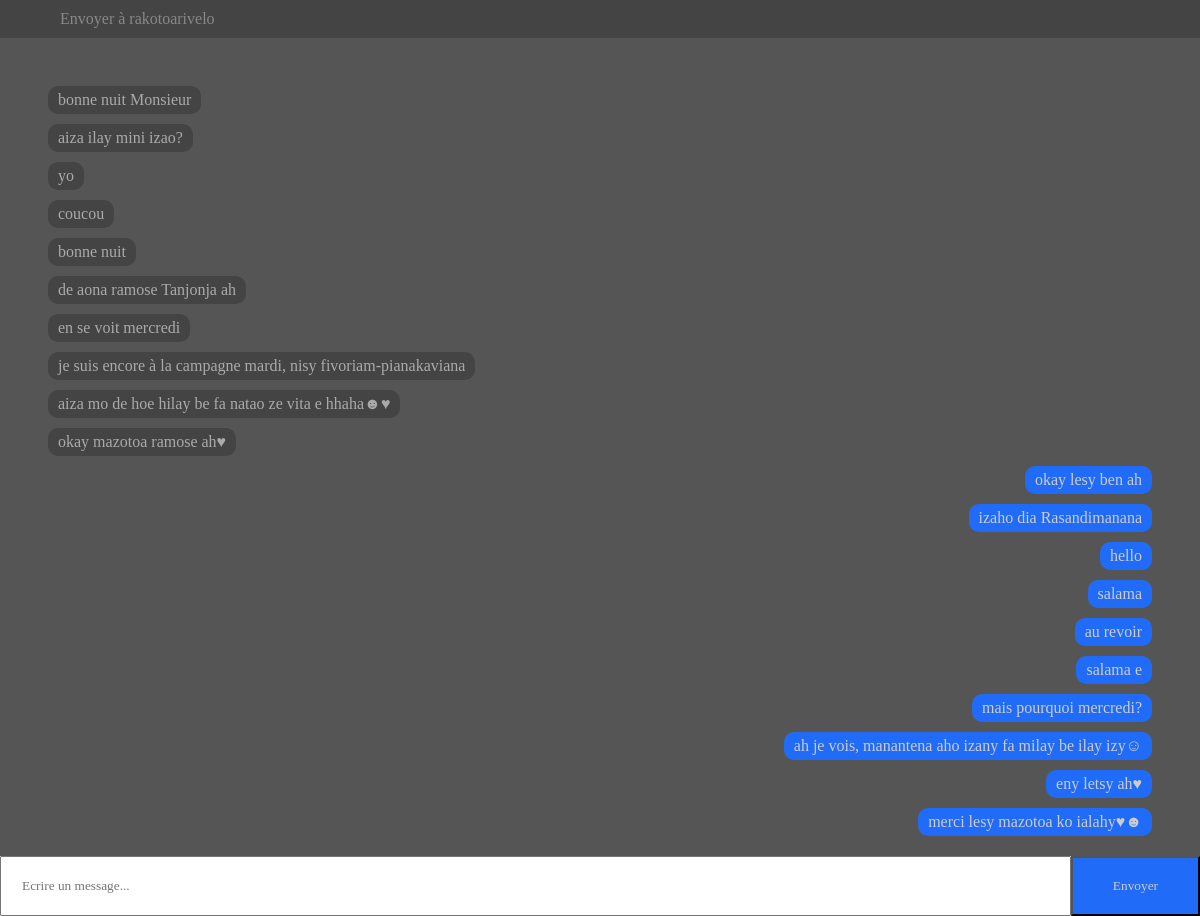
The app's page /chat1/ (signed in) with its own data.
### chat/models.py (models this page shows, shortened)
class Message(models.Model):
    sender = models.ForeignKey(User, on_delete=models.CASCADE,related_name="sent_messages",null=True)
    receiver = models.ForeignKey(User, on_delete=models.CASCADE,related_name="received_messages",null=True)
    message = models.CharField(max_length=150, null=True)
    date_envoye = models.DateTimeField(auto_now_add=True)
    discussion = models.ForeignKey(Discussion, on_delete=models.CASCADE,null=True)
    seen = models.BooleanField(default=False)

### chat/views.py (the view)
# urls.py: path('<int:pk>/', views.discussion, name="discussion"),
@login_required
def discussion(request,pk):
    other_user = get_object_or_404(User,pk=pk)
    global messages
    messages = Message.objects.filter(
        Q(receiver=request.user,sender=other_user)
    )
    messages.update(seen=True)
    messages = messages  | Message.objects.filter(Q(receiver=other_user,sender=request.user))
    return render(request, 'discussion.html',{"other_user":other_user, "messages":messages})

### chat/templates/discussion.html (shortened to what this page needs)
<!DOCTYPE html>
<html lang="en">
<head>
</head>
<body>
    {% load static %}
    {% if user.is_authenticated %}
    <div class="header">Envoyer à   {{other_user.username}}</div>
    <div class="messages-area">
       {% for message in messages %}
        <div class="message {% if message.sender == request.user %}right{% else %}left{% endif %}">
            <div class="content">{{message.message}}</div>
        </div>
        {% endfor%}
    </div>
    <div class="input-area">
        <input type="text" id="message-input" placeholder="Ecrire un message...">
        <button id="send-btn">Envoyer</button>
    </div>
    {% else%}
    <h3>Veuillez vous connecter</h3>
    <a href="login">Login</a>
    <a href="register">Register</a>
    {% endif %}
</body>
</html>

### chat/templates/discussion.html (style rules this page uses)
* { box-sizing: border-box; padding: 0; margin: 0; font-family: Poppins; }
body { display: flex; height: 100vh; background: rgb(199, 199, 199); flex-direction: column; }
.header { padding:10px 5% ; background: #444; color: #888; }
.messages-area { height: 100%; min-height: 20vh; overflow-y: auto; padding: 4%; background: #555; color: #999; padding-bottom: 10px; }
.input-area { display: flex; flex-direction: row; justify-content: center; }
#message-input { padding: 20px; width: 100%; }
#send-btn { padding: 20px 40px; background: rgb(32, 108, 248); color: #ccc; }
.message.left { text-align: left; color: #aaa; }
.message.right { text-align: right; color: #ccc; }
.message.right .content { background: rgb(32, 108, 248); }
.message .content { background: #444; padding: 5px 10px; border-radius: 10px; max-width: 80%; display: inline-block; margin-bottom: 10px; }

### records on screen
Message: message "bonne nuit Monsieur"
Message: message "aiza ilay mini izao?"
Message: message "yo"
Message: message "coucou"
Message: message "bonne nuit"
Message: message "de aona ramose Tanjonja ah"
Message: message "en se voit mercredi"
Message: message "je suis encore à la campagne mardi, nisy fivoriam-pianakaviana"
Message: message "aiza mo de hoe hilay be fa natao ze vita e hhaha☻♥"
Message: message "okay mazotoa ramose ah♥"
Message: message "okay lesy ben ah"
Message: message "izaho dia Rasandimanana"
Message: message "hello"
Message: message "salama"
Message: message "au revoir"
Message: message "salama e"
Message: message "mais pourquoi mercredi?"
Message: message "ah je vois, manantena aho izany fa milay be ilay izy☺"
Message: message "eny letsy ah♥"
Message: message "merci lesy mazotoa ko ialahy♥☻"

### other values on screen
{{ other_user.username }} "rakotoarivelo"
